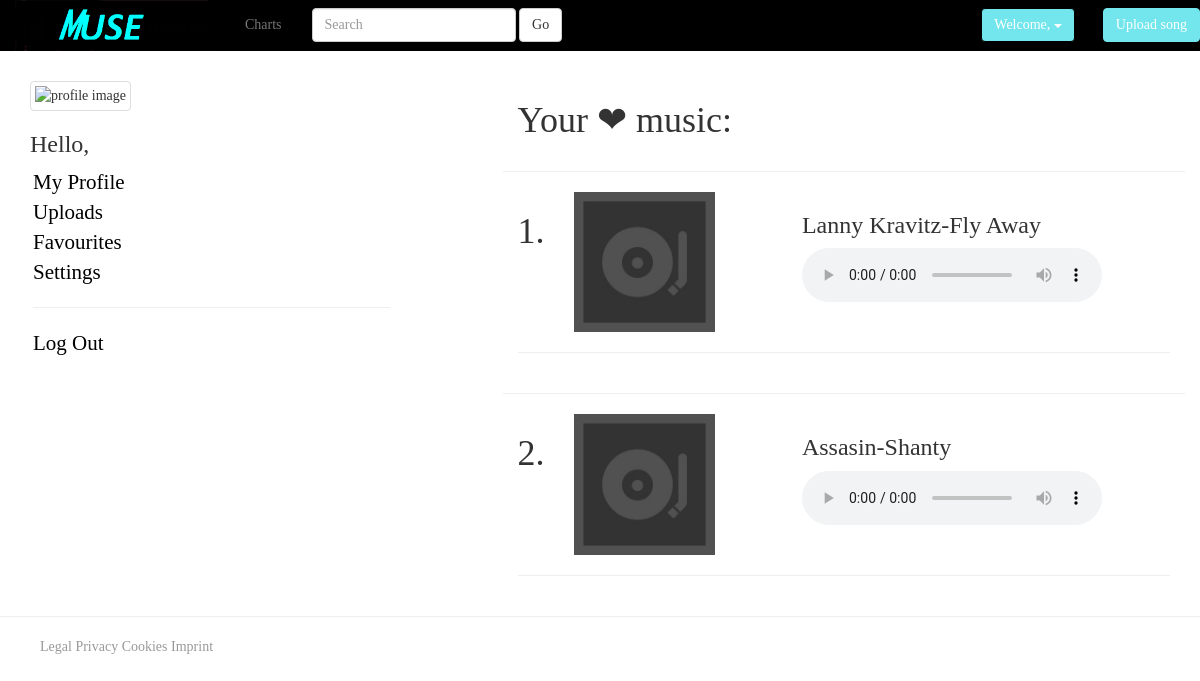
/fav.php, run on the app's committed database.
### tables this page shows
CREATE TABLE IF NOT EXISTS `music` (
  `SongID` int(11) NOT NULL,
  `UserID` int(11) NOT NULL,
  `Artist` varchar(100) NOT NULL,
  `SongName` varchar(100) NOT NULL,
  `Genre` varchar(100) NOT NULL,
  `SongFile` varchar(100) NOT NULL,
  `Image` varchar(200) NOT NULL,
  `Favorite` int(11) NOT NULL
);

### inc/functions.php (called while the page is built, shortened)
<?php
    function getProfile($pdo, $UserID) {
        $sql = "SELECT * FROM User WHERE UserID= :id";
        $result = $pdo->prepare($sql);
        $result->bindValue(":id", $UserID);
        $result->execute();
        return $result->fetchObject();
    }

### fav.php (the view, shortened to what this page needs)
<?php
include "inc/db.php";
include_once "inc/functions.php";
    $sql = "SELECT * FROM Music WHERE Favorite='26'";
   $result = $pdo->query($sql);
$number=1;
?>
<!DOCTYPE html>
<html lang="en">
  <head>
    <link href="css/bootstrap.min.css" rel="stylesheet">
    <link href="css/style.css" rel="stylesheet">
  </head>
  <body>
     <?php include "inc/nav2.php" ?>
    <div class="container registercontent">
     <div class="row">
     <?php include "inc/Profilenav.php" ?>
         <div class="col-md-offset-1 col-md-7" id="registerdiv">
         <h1>Your ❤ music:  </h1>
         <?php
     while($oneSong = $result->fetchObject()){
         ?> <div class="row">
            <hr>
            <div class="col-md-1">
                <h1><?php echo $number; $number++; ?>.</h1>
                </div>
            <div class="col-md-3">
            <img src="Profile/Music/Image/default.png" class="img-responsive album" alt="default image">
            </div>
            <div class="col-md-offset-1 col-md-7">
            <h3><?php echo $oneSong->Artist;?>-<?php echo $oneSong->SongName; ?></h3>
            <audio controls>
  <source src="Profile/Music/<?php echo $oneSong->SongFile; ?>" type="audio/mpeg">
</audio>
            </div>
             </div>
            <hr>
            <?php
     }
      ?>
         </div>
          </div>
      </div>
    <hr>
  <?php include "inc/footer.php" ?>
  </body>
</html>

### css/style.css (style rules this page uses)
.registercontent { margin-top: 60px; }
#registerdiv { overflow: hidden; width: 100%; }
.album { width:184px; }
body { font-family: Myriad Pro; }

### data on the page
music: Artist "Lanny Kravitz", SongName "Fly Away"
music: Artist "Assasin", SongName "Shanty"
